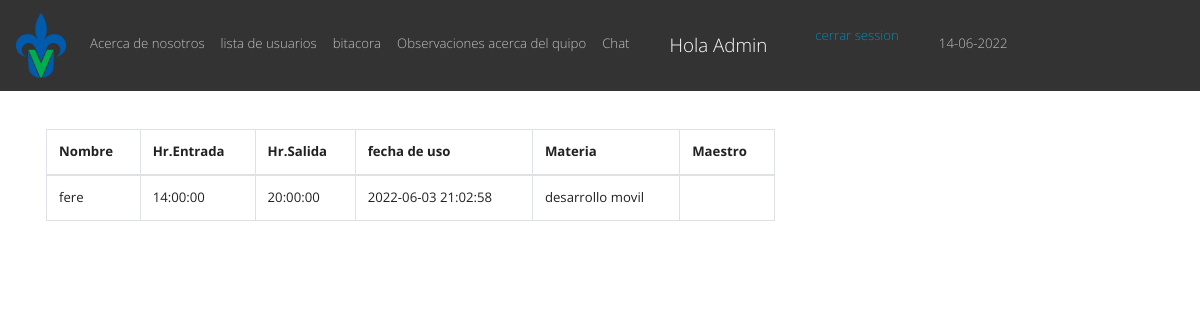
Page /bitacora.php (signed in) on the earlier database version.
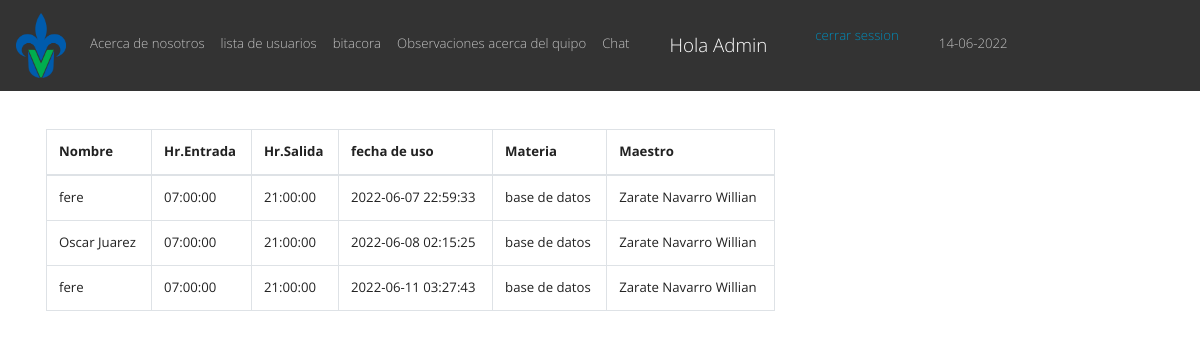
Same page on the later database version.
### tables this page shows
CREATE TABLE `prestamos` (
  `id_prestamo` int(11) NOT NULL AUTO_INCREMENT,
  `h_entrada` time NOT NULL,
  `h_actua` timestamp NOT NULL DEFAULT current_timestamp(),
  `id_materia` int(100) NOT NULL,
  `id_usuario` int(100) NOT NULL,
  `id_equipo` int(100) NOT NULL,
  `motivo_pres` text DEFAULT NULL,
  `h_salida` time DEFAULT NULL,
  `maestro` varchar(200) DEFAULT NULL,
  PRIMARY KEY (`id_prestamo`),
  UNIQUE KEY `maestro` (`id_prestamo`),
  KEY `id_materia` (`id_materia`),
  KEY `id_equipo` (`id_equipo`),
  KEY `id_usuario` (`id_usuario`),
  CONSTRAINT `prestamos_ibfk_3` FOREIGN KEY (`id_materia`) REFERENCES `materias` (`id_materia`),
  CONSTRAINT `prestamos_ibfk_4` FOREIGN KEY (`id_equipo`) REFERENCES `pc` (`id_equipo`),
  CONSTRAINT `prestamos_ibfk_5` FOREIGN KEY (`id_usuario`) REFERENCES `usarios` (`id`)
);

CREATE TABLE `usarios` (
  `id` int(11) NOT NULL AUTO_INCREMENT,
  `nombre` varchar(100) DEFAULT NULL,
  `matricula` varchar(100) DEFAULT NULL,
  `carrera` varchar(100) DEFAULT NULL,
  `id_rol` int(11) DEFAULT NULL,
  `pass` varchar(255) NOT NULL,
  PRIMARY KEY (`id`),
  KEY `fk_id_rol` (`id_rol`),
  CONSTRAINT `fk_id_rol` FOREIGN KEY (`id_rol`) REFERENCES `rol` (`id`)
);

CREATE TABLE `materias` (
  `id_materia` int(100) NOT NULL AUTO_INCREMENT,
  `nombre_materia` varchar(100) DEFAULT NULL,
  PRIMARY KEY (`id_materia`)
);

### bitacora.php (the view, shortened to what this page needs)
<?php
include("db.php");
$username = $_SESSION['username'];
if(!isset($username)){
  header("location: login.php");
  }else{?>
<!DOCTYPE html>
<html lang="en">
  <head>
    <link rel="stylesheet" href="https://bootswatch.com/4/yeti/bootstrap.min.css">
    <link rel="stylesheet" href="https://use.fontawesome.com/releases/v5.6.3/css/all.css">
  </head>
  <body>
   <nav class="navbar navbar-expand-sm bg-dark navbar-dark">
  <a class="navbar-brand" >
    <img src="img/uv.png" alt="logo" style="width:50px;">
  </a>
  <ul class="navbar-nav">
    <li class="nav-item">
      <a class="nav-link" href="nosotros1.php ">Acerca de nosotros</a>
    </li>
    <li class="nav-item">
      <a class="nav-link" href="prestamos.php">lista de usuarios</a>
    </li>
    <li class="nav-item">
      <a class="nav-link" href="bitacora.php">bitacora</a>
    </li>
    <li class="nav-item">
      <a class="nav-link" href="observaciones.php">Observaciones acerca del quipo</a>
    </li>
    <li class="nav-item">
      <a class="nav-link" href="chat.php">Chat</a>
    </li>
    <li class="nav-item">
      <a class="nav-link" >             </a>
    </li>
     <li class="nav-item">
      <a class="nav-link" >              </a>
    </li>
     <li class="nav-item">
      <a class="navbar-brand"  tanindex="" alt="volver a la pagina principal">  Hola  <?php echo $username;} ?></a>
    </li>
    <li class="nav-item">
      <a class="nav-link" >             </a>
    </li>
     <li class="nav-item">
      <a class="nav-link" >              </a>
    </li>
    <li class="nav-item">
          <?php
                  echo "<a class='nav-item' href='includes/salir.php'  tabindex='' alt='cerrar mi session'>cerrar session </a>";
                ?>
    </li>
    <li class="nav-item">
      <a class="nav-link" >             </a>
    </li>
     <li class="nav-item">
      <a class="nav-link" >              </a>
    </li>
    <li class="nav-item">
      <a class="nav-link" href="#">
        <?php
          echo date("d-");
          echo date("m-");
          echo date("Y");
        ?>
      </a>
    </li>
  </ul>
</nav>
    <br>
<div class="container p-3" >
    <div class="row">
        <div class="col-md-8">
            <table class="table table-bordered">
                <thead>
                    <tr>
                        <th>Nombre</th>
                        <th>Hr.Entrada</th>
                        <th>Hr.Salida</th>
                        <th>fecha de uso</th>
                        <th>Materia</th>
                        <th>Maestro</th>
                    </tr>
                </thead>
                <tbody>
                    <?php
                        $sql ="SELECT usarios.nombre, prestamos.h_entrada, prestamos.h_salida, prestamos.h_actua, materias.nombre_materia, prestamos.maestro
                               FROM prestamos
                               INNER JOIN usarios ON usarios.id = prestamos.id_usuario
                              INNER JOIN materias ON materias.id_materia = prestamos.id_materia;";
                        $consuta= mysqli_query( $conn, $sql );
                        while($row = mysqli_fetch_array($consuta) ){ ?>
                        <tr>
                            <td><?php echo $row['nombre'] ?></td>
                            <td><?php echo $row['h_entrada'] ?></td>
                            <td><?php echo $row['h_salida'] ?></td>
                            <td><?php echo $row['h_actua'] ?></td>
                            <td><?php echo $row['nombre_materia'] ?></td>
                            <td><?php echo $row['maestro'] ?></td>
                                                    </tr>
                    <?php } ?>
                </tbody>
            </table>
        </div>
    </div>
</div>
<?php include("includes/footer.php") ?>

Differences in the rows shown:
removed prestamos: id_usuario.nombre "fere", h_entrada "14:00:00", h_salida "20:00:00", h_actua "2022-06-03 21:02:58", id_materia.nombre_materia "desarrollo movil"
added prestamos: id_usuario.nombre "fere", h_entrada "07:00:00", h_salida "21:00:00", h_actua "2022-06-07 22:59:33", id_materia.nombre_materia "base de datos", maestro "Zarate Navarro Willian"
added prestamos: id_usuario.nombre "Oscar Juarez", h_entrada "07:00:00", h_salida "21:00:00", h_actua "2022-06-08 02:15:25", id_materia.nombre_materia "base de datos", maestro "Zarate Navarro Willian"
added prestamos: id_usuario.nombre "fere", h_entrada "07:00:00", h_salida "21:00:00", h_actua "2022-06-11 03:27:43", id_materia.nombre_materia "base de datos", maestro "Zarate Navarro Willian"
